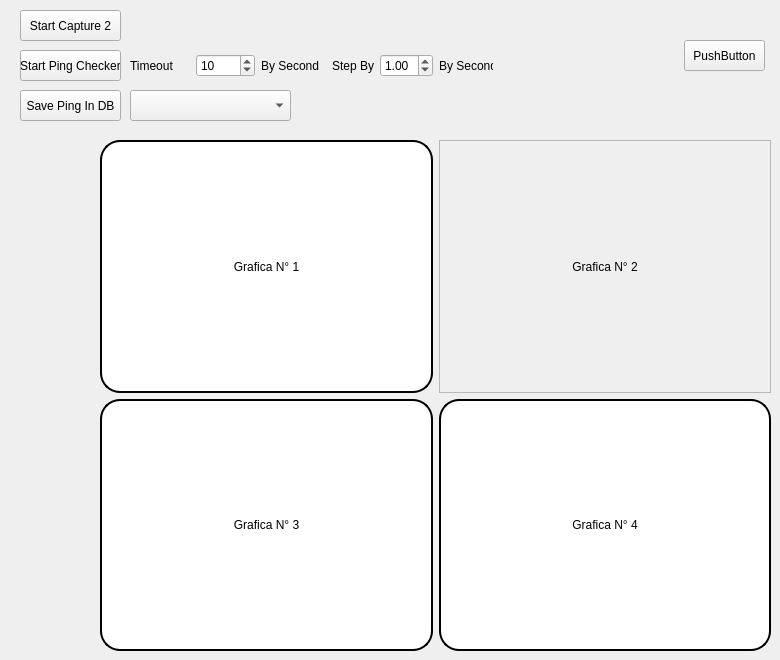
          <widget class="QWidget" name="tab_5">
           <attribute name="title">
            <string>System Functions</string>
           </attribute>
           <widget class="QPushButton" name="pushButton_capture">
            <property name="geometry">
             <rect>
              <x>20</x>
              <y>10</y>
              <width>101</width>
              <height>31</height>
             </rect>
            </property>
            <property name="text">
             <string>Start Capture 2</string>
            </property>
           </widget>
           <widget class="QPushButton" name="pushButton_chcker_ping">
            <property name="geometry">
             <rect>
              <x>20</x>
              <y>50</y>
              <width>101</width>
              <height>31</height>
             </rect>
            </property>
            <property name="text">
             <string>Start Ping Checker</string>
            </property>
           </widget>
           <widget class="QPushButton" name="pushButton_save_ping">
            <property name="geometry">
             <rect>
              <x>20</x>
              <y>90</y>
              <width>101</width>
              <height>31</height>
             </rect>
            </property>
            <property name="text">
             <string>Save Ping In DB</string>
            </property>
           </widget>
           <widget class="QComboBox" name="comboBox_2">
            <property name="geometry">
             <rect>
              <x>130</x>
              <y>90</y>
              <width>161</width>
              <height>31</height>
             </rect>
            </property>
           </widget>
           <widget class="QWidget" name="layoutWidget">
            <property name="geometry">
             <rect>
              <x>130</x>
              <y>50</y>
              <width>191</width>
              <height>31</height>
             </rect>
            </property>
            <layout class="QHBoxLayout" name="horizontalLayout_4">
             <item>
              <widget class="QLabel" name="label_33">
               <property name="text">
                <string>Timeout</string>
               </property>
              </widget>
             </item>
             <item>
              <widget class="QSpinBox" name="spinBox_ping_timeout">
               <property name="value">
                <number>10</number>
               </property>
              </widget>
             </item>
             <item>
              <widget class="QLabel" name="label_34">
               <property name="text">
                <string>By Second</string>
               </property>
              </widget>
             </item>
            </layout>
           </widget>
           <widget class="QWidget" name="layoutWidget_2">
            <property name="geometry">
             <rect>
              <x>332</x>
              <y>50</y>
              <width>161</width>
              <height>31</height>
             </rect>
            </property>
            <layout class="QHBoxLayout" name="horizontalLayout_5">
             <item>
              <widget class="QLabel" name="label_35">
               <property name="text">
                <string>Step By</string>
               </property>
              </widget>
             </item>
             <item>
              <widget class="QDoubleSpinBox" name="doubleSpinBox_ping_stepby">
               <property name="value">
                <double>1.000000000000000</double>
               </property>
              </widget>
             </item>
             <item>
              <widget class="QLabel" name="label_36">
               <property name="text">
                <string>By Second</string>
               </property>
              </widget>
             </item>
            </layout>
           </widget>
           <widget class="QPushButton" name="pushButton">
            <property name="geometry">
             <rect>
              <x>684</x>
              <y>40</y>
              <width>81</width>
              <height>31</height>
             </rect>
            </property>
            <property name="text">
             <string>PushButton</string>
            </property>
           </widget>
           <widget class="QWidget" name="widget_8" native="true">
            <property name="geometry">
             <rect>
              <x>100</x>
              <y>140</y>
              <width>671</width>
              <height>511</height>
             </rect>
            </property>
            <property name="styleSheet">
             <string notr="true"/>
            </property>
            <layout class="QGridLayout" name="gridLayout_18">
             <item row="0" column="0">
              <widget class="QFrame" name="frame_9">
               <property name="styleSheet">
                <string notr="true">QFrame{
background-color: rgb(255, 255, 255);
border-radius:20px;
border: 2px solid #000000;
}</string>
               </property>
               <property name="frameShape">
                <enum>QFrame::StyledPanel</enum>
               </property>
               <property name="frameShadow">
                <enum>QFrame::Raised</enum>
               </property>
               <layout class="QVBoxLayout" name="verticalLayout_3" stretch="1,5">
                <item>
                 <widget class="QLabel" name="label_38">
                  <property name="styleSheet">
                   <string notr="true">QLabel{

border: none;
}</string>
                  </property>
                  <property name="text">
                   <string>Grafica N° 1</string>
                  </property>
                  <property name="alignment">
                   <set>Qt::AlignCenter</set>
                  </property>
                 </widget>
                </item>
                <item>
                 <layout class="QVBoxLayout" name="grafica_uno"/>
                </item>
               </layout>
              </widget>
             </item>
             <item row="0" column="1">
              <widget class="QFrame" name="frame_10">
               <property name="styleSheet">
                <string notr="true"/>
               </property>
               <property name="frameShape">
                <enum>QFrame::StyledPanel</enum>
               </property>
               <property name="frameShadow">
                <enum>QFrame::Raised</enum>
               </property>
               <layout class="QVBoxLayout" name="verticalLayout_4" stretch="1,5">
                <item>
                 <widget class="QLabel" name="label_47">
                  <property name="styleSheet">
                   <string notr="true">QLabel{

border: none;
}</string>
                  </property>
                  <property name="text">
                   <string>Grafica N° 2</string>
                  </property>
                  <property name="alignment">
                   <set>Qt::AlignCenter</set>
                  </property>
                 </widget>
                </item>
                <item>
                 <layout class="QVBoxLayout" name="grafica_dos"/>
                </item>
               </layout>
              </widget>
             </item>
             <item row="1" column="0">
              <widget class="QFrame" name="frame_11">
               <property name="styleSheet">
                <string notr="true">QFrame{
background-color: rgb(255, 255, 255);
border-radius:20px;
border: 2px solid #000000;
}</string>
               </property>
               <property name="frameShape">
                <enum>QFrame::StyledPanel</enum>
               </property>
               <property name="frameShadow">
                <enum>QFrame::Raised</enum>
               </property>
               <layout class="QVBoxLayout" name="verticalLayout_7" stretch="1,5">
                <item>
                 <widget class="QLabel" name="label_48">
                  <property name="styleSheet">
                   <string notr="true">QLabel{

border: none;
}</string>
                  </property>
                  <property name="text">
                   <string>Grafica N° 3</string>
                  </property>
                  <property name="alignment">
                   <set>Qt::AlignCenter</set>
                  </property>
                 </widget>
                </item>
                <item>
                 <layout class="QVBoxLayout" name="grafica_tres"/>
                </item>
               </layout>
              </widget>
             </item>
             <item row="1" column="1">
              <widget class="QFrame" name="frame_12">
               <property name="styleSheet">
                <string notr="true">QFrame{
background-color: rgb(255, 255, 255);
border-radius:20px;
border: 2px solid #000000;
}</string>
               </property>
               <property name="frameShape">
                <enum>QFrame::StyledPanel</enum>
               </property>
               <property name="frameShadow">
                <enum>QFrame::Raised</enum>
               </property>
               <layout class="QVBoxLayout" name="verticalLayout_10" stretch="1,5">
                <item>
                 <widget class="QLabel" name="label_49">
                  <property name="styleSheet">
                   <string notr="true">QLabel{

border: none;
}</string>
                  </property>
                  <property name="text">
                   <string>Grafica N° 4</string>
                  </property>
                  <property name="alignment">
                   <set>Qt::AlignCenter</set>
                  </property>
                 </widget>
                </item>
                <item>
                 <layout class="QVBoxLayout" name="grafica_cuatro"/>
                </item>
               </layout>
              </widget>
             </item>
            </layout>
           </widget>
          </widget>
